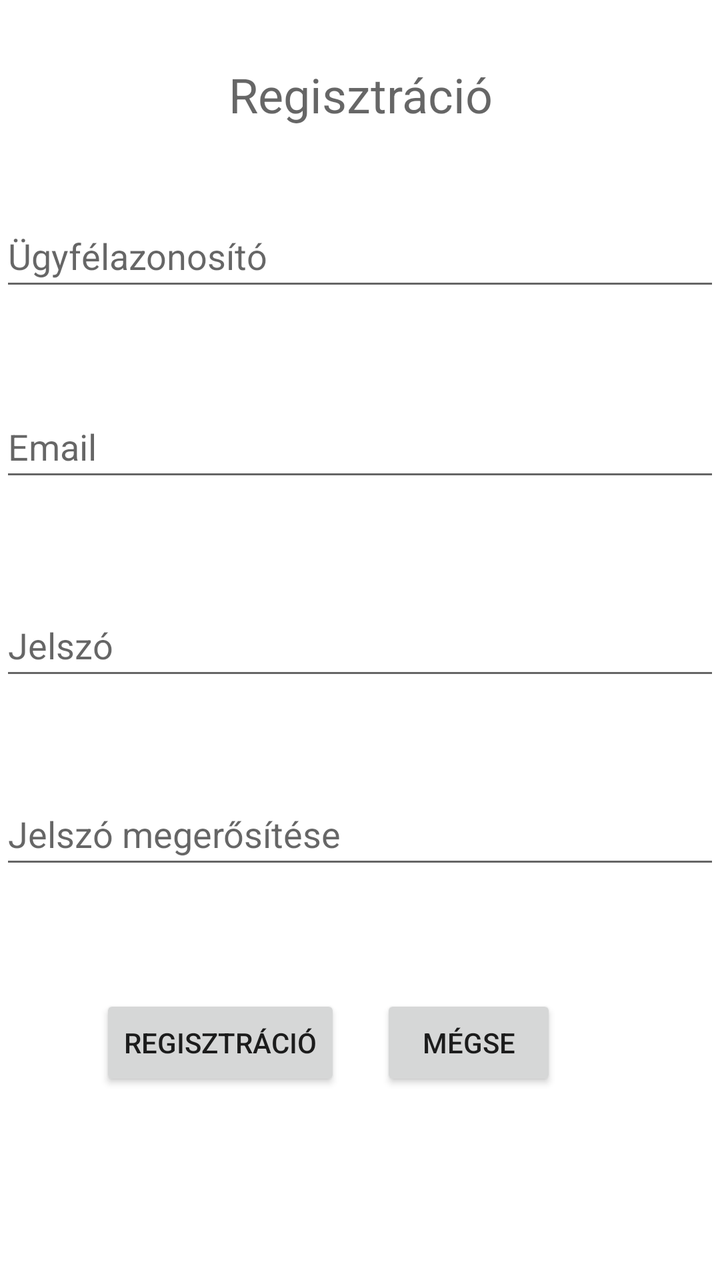
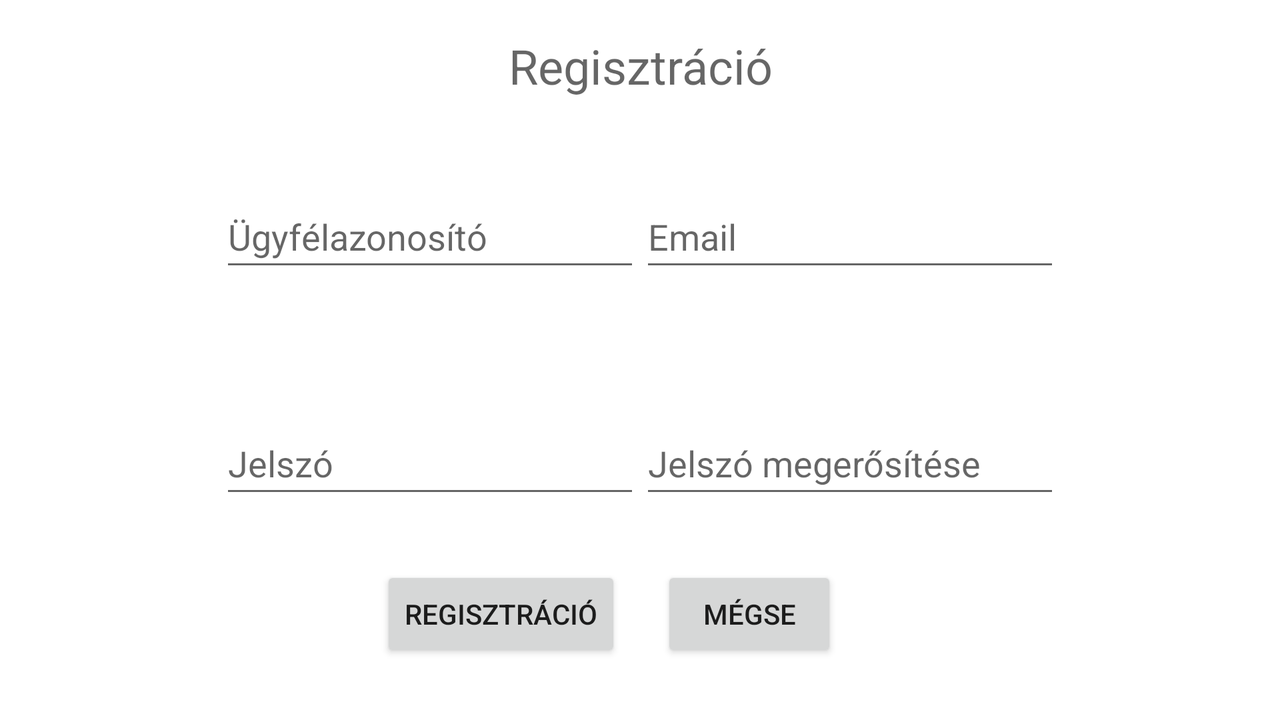

First picture: res/layout/ on a phone held upright. Second picture: the repository's own variant of that layout, on a device whose configuration matches the variant's folder. Source for both follows.
<!-- AndroidManifest.xml: application theme Theme.Vizoralejelento -->
<!-- res/layout/activity_register.xml -->
<?xml version="1.0" encoding="utf-8"?>
<androidx.constraintlayout.widget.ConstraintLayout
    xmlns:android="http://schemas.android.com/apk/res/android"
    xmlns:app="http://schemas.android.com/apk/res-auto"
    xmlns:tools="http://schemas.android.com/tools"
    android:layout_width="match_parent"
    android:layout_height="match_parent"
    tools:context=".RegisterActivity"
    >

    <TextView
        android:id="@+id/textView"
        android:layout_width="match_parent"
        android:layout_height="wrap_content"
        android:layout_alignParentStart="false"
        android:layout_alignParentEnd="false"
        android:hint="@string/registrationView"
        android:textAlignment="center"
        android:textSize="24sp"
        app:layout_constraintBottom_toBottomOf="parent"
        app:layout_constraintTop_toTopOf="parent"
        app:layout_constraintVertical_bias="0.051"
        tools:layout_editor_absoluteX="0dp" />

    <EditText
        android:id="@+id/editTextCustomerID"
        android:layout_width="match_parent"
        android:layout_height="wrap_content"
        android:ems="10"
        android:hint="@string/customerID"
        android:inputType="number"
        android:minHeight="48dp"
        app:layout_constraintBottom_toBottomOf="parent"
        app:layout_constraintTop_toBottomOf="@+id/textView"
        app:layout_constraintVertical_bias="0.074"
        tools:layout_editor_absoluteX="0dp" />

    <EditText
        android:id="@+id/editTextEmail"
        android:layout_width="match_parent"
        android:layout_height="wrap_content"
        android:ems="10"
        android:hint="@string/email"
        android:inputType="textEmailAddress"
        android:minHeight="48dp"
        app:layout_constraintBottom_toBottomOf="parent"
        app:layout_constraintTop_toBottomOf="@+id/editTextCustomerID"
        app:layout_constraintVertical_bias="0.107"
        tools:layout_editor_absoluteX="0dp" />

    <EditText
        android:id="@+id/editTextPassword"
        android:layout_width="match_parent"
        android:layout_height="wrap_content"
        android:layout_below="@+id/editTextEmail"
        android:ems="10"
        android:hint="@string/password"
        android:inputType="textPassword"
        android:minHeight="48dp"
        app:layout_constraintBottom_toBottomOf="parent"
        app:layout_constraintTop_toBottomOf="@+id/editTextEmail"
        app:layout_constraintVertical_bias="0.148"
        tools:layout_editor_absoluteX="0dp" />

    <EditText
        android:id="@+id/editTextRePassword"
        android:layout_width="match_parent"
        android:layout_height="wrap_content"
        android:layout_below="@+id/editTextPassword"
        android:ems="10"
        android:hint="@string/passwordRe"
        android:inputType="textPassword"
        android:minHeight="48dp"
        app:layout_constraintBottom_toBottomOf="parent"
        app:layout_constraintTop_toBottomOf="@+id/editTextPassword"
        app:layout_constraintVertical_bias="0.188"
        tools:layout_editor_absoluteX="0dp" />

    <LinearLayout
        android:id="@+id/linearLayout"
        android:layout_width="260dp"
        android:layout_height="48dp"
        android:layout_below="@+id/editTextPassword"
        android:layout_centerHorizontal="true"
        android:baselineAligned="false"
        android:orientation="horizontal"
        app:layout_constraintBottom_toBottomOf="parent"
        app:layout_constraintEnd_toEndOf="parent"
        app:layout_constraintStart_toStartOf="parent"
        app:layout_constraintTop_toBottomOf="@+id/editTextRePassword"
        app:layout_constraintVertical_bias="0.381"
        tools:ignore="MissingConstraints">

        <Button
            android:id="@+id/loginButton"
            android:layout_width="wrap_content"
            android:layout_height="wrap_content"
            android:layout_marginEnd="20dp"
            android:onClick="registration"
            android:text="@string/registration" />

        <Button
            android:id="@+id/registerButton"
            android:layout_width="wrap_content"
            android:layout_height="wrap_content"
            android:onClick="exit"
            android:text="@string/exit" />
    </LinearLayout>

</androidx.constraintlayout.widget.ConstraintLayout>
<!-- resources referenced by this layout -->
<resources>
  <string name="customerID">Ügyfélazonosító</string>
  <string name="email">Email</string>
  <string name="exit">Mégse</string>
  <string name="password">Jelszó</string>
  <string name="passwordRe">Jelszó megerősítése</string>
  <string name="registration">Regisztráció</string>
  <string name="registrationView">Regisztráció</string>
  <style name="Theme.Vizoralejelento" parent="Theme.MaterialComponents.DayNight.DarkActionBar">
          
          <item name="colorPrimary">@color/purple_500</item>
          <item name="colorPrimaryVariant">@color/purple_700</item>
          <item name="colorOnPrimary">@color/white</item>
          
          <item name="colorSecondary">@color/teal_200</item>
          <item name="colorSecondaryVariant">@color/teal_700</item>
          <item name="colorOnSecondary">@color/black</item>
          
          <item name="android:statusBarColor">?attr/colorPrimaryVariant</item>
          
      </style>
</resources>
<!-- res/layout-land/activity_register.xml (the author's variant of the layout above) -->
<!-- drawn on the phone turned sideways -->
<?xml version="1.0" encoding="utf-8"?>
<androidx.constraintlayout.widget.ConstraintLayout
    xmlns:android="http://schemas.android.com/apk/res/android"
    xmlns:app="http://schemas.android.com/apk/res-auto"
    xmlns:tools="http://schemas.android.com/tools"
    android:layout_width="match_parent"
    android:layout_height="match_parent"
    tools:context=".RegisterActivity"
    >

    <TextView
        android:id="@+id/textView"
        android:layout_width="match_parent"
        android:layout_height="wrap_content"
        android:layout_alignParentStart="false"
        android:layout_alignParentEnd="false"
        android:hint="@string/registrationView"
        android:textAlignment="center"
        android:textSize="24sp"
        app:layout_constraintBottom_toBottomOf="parent"
        app:layout_constraintTop_toTopOf="parent"
        app:layout_constraintVertical_bias="0.051"
        tools:layout_editor_absoluteX="0dp" />

    <LinearLayout
        android:id="@+id/linearLayoutText"
        android:layout_width="wrap_content"
        android:layout_height="wrap_content"
        android:layout_centerHorizontal="true"
        android:orientation="horizontal"
        app:layout_constraintBottom_toBottomOf="parent"
        app:layout_constraintEnd_toEndOf="parent"
        app:layout_constraintStart_toStartOf="parent"
        app:layout_constraintTop_toBottomOf="@+id/textView"
        app:layout_constraintVertical_bias="0.166"
        tools:ignore="MissingConstraints">

        <EditText
            android:id="@+id/editTextCustomerID"
            android:layout_width="wrap_content"
            android:layout_height="wrap_content"
            android:ems="10"
            android:hint="@string/customerID"
            android:inputType="number"
            android:minHeight="48dp"
            app:layout_constraintBottom_toBottomOf="parent"
            app:layout_constraintTop_toBottomOf="@+id/textView"
            app:layout_constraintVertical_bias="0.217"
            tools:layout_editor_absoluteX="5dp" />

        <EditText
            android:id="@+id/editTextEmail"
            android:layout_width="wrap_content"
            android:layout_height="wrap_content"
            android:ems="10"
            android:hint="@string/email"
            android:inputType="textEmailAddress"
            android:minHeight="48dp"
            app:layout_constraintBottom_toBottomOf="parent"
            app:layout_constraintTop_toBottomOf="@+id/editTextCustomerID"
            app:layout_constraintVertical_bias="1.0"
            tools:layout_editor_absoluteX="0dp" />

    </LinearLayout>

    <LinearLayout
        android:id="@+id/linearLayoutPassword"
        android:layout_width="wrap_content"
        android:layout_height="wrap_content"
        android:layout_below="@+id/linearLayoutText"
        android:layout_centerHorizontal="true"
        android:orientation="horizontal"
        app:layout_constraintBottom_toBottomOf="parent"
        app:layout_constraintEnd_toEndOf="parent"
        app:layout_constraintStart_toStartOf="parent"
        app:layout_constraintTop_toBottomOf="@+id/linearLayoutText"
        app:layout_constraintVertical_bias="0.381"
        tools:ignore="MissingConstraints">

        <EditText
            android:id="@+id/editTextPassword"
            android:layout_width="match_parent"
            android:layout_height="wrap_content"
            android:ems="10"
            android:hint="@string/password"
            android:inputType="textPassword"
            android:minHeight="48dp"
            app:layout_constraintBottom_toBottomOf="parent"
            app:layout_constraintTop_toBottomOf="@+id/editTextEmail"
            app:layout_constraintVertical_bias="0.148"
            tools:layout_editor_absoluteX="0dp" />

        <EditText
            android:id="@+id/editTextRePassword"
            android:layout_width="match_parent"
            android:layout_height="wrap_content"
            android:ems="10"
            android:hint="@string/passwordRe"
            android:inputType="textPassword"
            android:minHeight="48dp"
            app:layout_constraintBottom_toBottomOf="parent"
            app:layout_constraintTop_toBottomOf="@+id/editTextPassword"
            app:layout_constraintVertical_bias="0.188"
            tools:layout_editor_absoluteX="0dp" />
    </LinearLayout>

    <LinearLayout
        android:id="@+id/linearLayout3"
        android:layout_width="260dp"
        android:layout_height="48dp"
        android:layout_below="@+id/linearLayoutPassword"
        android:layout_centerHorizontal="true"
        android:baselineAligned="false"
        android:orientation="horizontal"
        app:layout_constraintBottom_toBottomOf="parent"
        app:layout_constraintEnd_toEndOf="parent"
        app:layout_constraintHorizontal_bias="0.501"
        app:layout_constraintStart_toStartOf="parent"
        app:layout_constraintTop_toBottomOf="@+id/linearLayoutPassword"
        tools:ignore="MissingConstraints">

        <Button
            android:id="@+id/loginButton"
            android:layout_width="wrap_content"
            android:layout_height="wrap_content"
            android:layout_marginEnd="20dp"
            android:onClick="registration"
            android:text="@string/registration" />

        <Button
            android:id="@+id/registerButton"
            android:layout_width="wrap_content"
            android:layout_height="wrap_content"
            android:onClick="exit"
            android:text="@string/exit" />
    </LinearLayout>

</androidx.constraintlayout.widget.ConstraintLayout>
